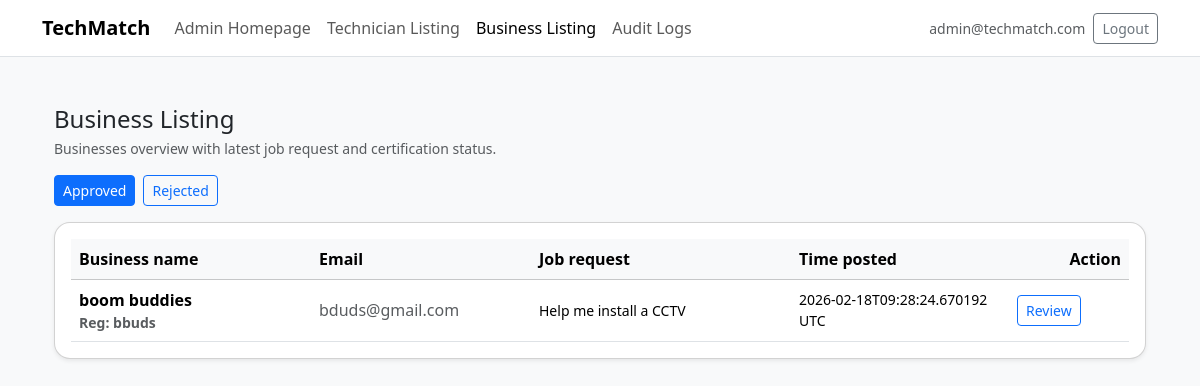
The app's page /admin/businesses (signed in) with its own data.
### tables this page shows
CREATE TABLE users (
    id INTEGER PRIMARY KEY AUTOINCREMENT,
    email TEXT NOT NULL UNIQUE,
    password_hash TEXT NOT NULL,
    role TEXT NOT NULL CHECK(role IN ('ADMIN','TECHNICIAN','BUSINESS')),
    is_active INTEGER NOT NULL DEFAULT 1,
    -- derived from verification workflow; kept for quick gating & UI consistency
    is_verified INTEGER NOT NULL DEFAULT 0,
    -- used for agency/admin created technician accounts
    force_password_change INTEGER NOT NULL DEFAULT 0,
    password_changed_at INTEGER,
    created_at INTEGER NOT NULL,
    last_login_at INTEGER
);

CREATE TABLE business_profiles (
    id INTEGER PRIMARY KEY AUTOINCREMENT,
    user_id INTEGER NOT NULL UNIQUE,
    company_name TEXT NOT NULL,
    registration_identifier TEXT NOT NULL,
    created_at INTEGER NOT NULL,
    FOREIGN KEY(user_id) REFERENCES users(id)
);

CREATE TABLE jobs (
    id INTEGER PRIMARY KEY AUTOINCREMENT,
    business_id INTEGER NOT NULL,
    title TEXT NOT NULL,
    description TEXT NOT NULL,
    service_category TEXT NOT NULL,
    hourly_rate_min INTEGER NOT NULL,
    hourly_rate_max INTEGER NOT NULL,
    location TEXT,
    start_date INTEGER,                -- new (Unix timestamp)
    end_date INTEGER,                  -- new (Unix timestamp)
    status TEXT NOT NULL CHECK(
        status IN (
            'OUTGOING',
            'ACTIVE',
            'PENDING_CONFIRMATION',
            'COMPLETED',
            'CANCELLED'
        )
    ),
    assigned_technician_id INTEGER,
    created_at INTEGER NOT NULL,
    updated_at INTEGER NOT NULL,
    FOREIGN KEY(business_id) REFERENCES users(id),
    FOREIGN KEY(assigned_technician_id) REFERENCES users(id)
);

### app/routes/admin_routes.py (the view)
@bp.get("/businesses")
@admin_required
def admin_businesses():
    status = (request.args.get("status") or "approved").upper().strip()
    if status not in ("APPROVED", "REJECTED"):
        status = "APPROVED"
    conn = get_db()
    rows = conn.execute(
        """
        SELECT
          bp.user_id AS business_user_id,
          bp.company_name AS business_name,
          u.email AS email,
          bp.registration_identifier AS registration_identifier,

          j.title AS latest_job_title,
          j.created_at AS latest_job_created_at,

          vr.id AS latest_verification_request_id,
          vr.status AS verification_status,
          vr.rejection_reason AS rejection_reason,

          (
            SELECT COUNT(*)
            FROM uploaded_documents d
            WHERE d.uploaded_by_user_id = bp.user_id
              AND d.document_type = 'BUSINESS_SUPPORT'
          ) AS business_cert_doc_count

        FROM business_profiles bp
        JOIN users u ON u.id = bp.user_id
        LEFT JOIN verification_requests vr
          ON vr.id = (
            SELECT vr2.id
            FROM verification_requests vr2
            WHERE vr2.user_id = bp.user_id
            ORDER BY vr2.submitted_at DESC
            LIMIT 1
          )
        LEFT JOIN jobs j
          ON j.id = (
            SELECT j2.id
            FROM jobs j2
            WHERE j2.business_id = bp.user_id
            ORDER BY j2.created_at DESC
            LIMIT 1
          )
        WHERE u.role = 'BUSINESS'
          AND u.is_active = 1
          AND vr.status = ?
        ORDER BY bp.company_name ASC
        """,
        (status,),
    ).fetchall()
    return render_template("admin/businesses.html", businesses=rows, status=status.lower(), fmt_ts=_fmt_ts)

### app/db.py (called while the page is built)
def get_db():
    if "db" not in g:
        g.db = sqlite3.connect(current_app.config["DATABASE"])
        g.db.row_factory = sqlite3.Row
    return g.db

### app/routes/admin_routes.py (called while the page is built)
def _fmt_ts(ts: int | None) -> str:
    if not ts:
        return "-"
    try:
        return datetime.utcfromtimestamp(int(ts)).strftime("%Y-%m-%d %H:%M:%S")
    except Exception:
        return str(ts)

### app/services/user_service.py (called while the page is built)
def get_user_by_id(user_id: int):
    db_path = current_app.config["DATABASE"]
    conn = sqlite3.connect(db_path)
    conn.row_factory = sqlite3.Row
    cur = conn.cursor()
    cur.execute("SELECT * FROM users WHERE id = ?", (user_id,))
    row = cur.fetchone()
    conn.close()
    return dict(row) if row else None

### templates/admin/businesses.html (shortened to what this page needs)
{% extends "base.html" %}
{% block content %}
<div class="container mt-4">
  <div class="d-flex justify-content-between align-items-center flex-wrap gap-2 mb-3">
    <div>
      <h1 class="h4 mb-1">Business Listing</h1>
      <div class="text-muted small">Businesses overview with latest job request and certification status.</div>
    </div>
  </div>
  <div class="d-flex gap-2 mb-3">
    <a class="btn btn-sm {% if status=='approved' %}btn-primary{% else %}btn-outline-primary{% endif %}"
       href="{{ url_for('admin.admin_businesses', status='approved') }}">Approved</a>
    <a class="btn btn-sm {% if status=='rejected' %}btn-primary{% else %}btn-outline-primary{% endif %}"
       href="{{ url_for('admin.admin_businesses', status='rejected') }}">Rejected</a>
  </div>
  <div class="card shadow-sm tm-card">
    <div class="card-body">
      <div class="table-responsive">
        {% if status == 'rejected' %}
          <table class="table align-middle mb-0">
            <thead class="table-light">
              <tr>
                <th style="min-width:260px;">Business name</th>
                <th style="min-width:220px;">Email</th>
                <th style="min-width:320px;">Reason for rejection</th>
                <th class="text-end" style="width:140px;">Action</th>
              </tr>
            </thead>
            <tbody>
              {% for b in businesses %}
                <tr>
                  <td class="fw-semibold">{{ b.business_name }}</td>
                  <td class="text-muted">{{ b.email }}</td>
                  <td class="small">{{ b.rejection_reason or '—' }}</td>
                  <td class="text-end">
                    {% if b.latest_verification_request_id %}
                      <a class="btn btn-sm btn-outline-primary"
                         href="{{ url_for('admin.review_view', request_id=b.latest_verification_request_id) }}">
                        Review
                      </a>
                    {% else %}
                      <span class="text-muted small">—</span>
                    {% endif %}
                  </td>
                </tr>
              {% else %}
                <tr><td colspan="4" class="text-center text-muted py-4">No rejected businesses found.</td></tr>
              {% endfor %}
            </tbody>
          </table>
        {% else %}
          <table class="table align-middle mb-0">
            <thead class="table-light">
              <tr>
                <th style="min-width:240px;">Business name</th>
                <th style="min-width:220px;">Email</th>
                <th style="min-width:260px;">Job request</th>
                <th style="min-width:180px;">Time posted</th>
                <th class="text-end" style="width:120px;">Action</th>
              </tr>
            </thead>
            <tbody>
              {% for b in businesses %}
                <tr>
                  <td class="fw-semibold">
                    {{ b.business_name }}
                    <div class="text-muted small">Reg: {{ b.registration_identifier }}</div>
                  </td>
                  <td class="text-muted">{{ b.email }}</td>
                  <td>
                    {% if b.latest_job_title %}
                      <div class="small">{{ b.latest_job_title }}</div>
                    {% else %}
                      <span class="text-muted">—</span>
                    {% endif %}
                  </td>
                  <td>
                    {% if b.latest_job_created_at %}
                      <div class="small">{{ fmt_ts(b.latest_job_created_at) }} UTC</div>
                    {% else %}
                      <span class="text-muted">—</span>
                    {% endif %}
                  </td>
                  <td>
                    {% if b.business_cert_doc_count and b.business_cert_doc_count|int > 0 and b.latest_verification_request_id %}
                      <a class="btn btn-sm btn-outline-primary"
                         href="{{ url_for('admin.review_view', request_id=b.latest_verification_request_id) }}">
                        Review
                      </a>
                    {% else %}
                      <span class="badge text-bg-secondary">None</span>
                    {% endif %}
                  </td>
                </tr>
              {% else %}
                <tr>
                  <td colspan="6" class="text-center text-muted py-4">No businesses found.</td>
                </tr>
              {% endfor %}
            </tbody>
          </table>
        {% endif %}
      </div>
    </div>
  </div>
</div>
{% endblock %}

### templates/base.html (shortened to what this page needs)
<!doctype html>
<html lang="en">
<head>
  <link href="https://cdn.jsdelivr.net/npm/bootstrap@5.3.3/dist/css/bootstrap.min.css" rel="stylesheet">
  <link rel="stylesheet" href="{{ url_for('static', filename='app.css') }}">
</head>
<body class="bg-light">
  <nav class="navbar navbar-expand-lg navbar-light bg-white border-bottom">
    <div class="container">
      {% if session and session.get('user_id') %}
        {% if session.get('role') == 'ADMIN' %}
          <a class="navbar-brand fw-semibold" href="{{ url_for('admin.homepage') }}">TechMatch</a>
        {% else %}
          <a class="navbar-brand fw-semibold" href="{{ url_for('user.homepage') }}">TechMatch</a>
        {% endif %}
      {% else %}
        <a class="navbar-brand fw-semibold" href="{{ url_for('auth.landing') }}">TechMatch</a>
      {% endif %}
      <div class="collapse navbar-collapse" id="tmNav">
        <ul class="navbar-nav me-auto mb-2 mb-lg-0">
          {% if session and session.get('user_id') %}
            {% if session.get('role') == 'ADMIN' %}
               <li class="nav-item">
            <a class="nav-link {% if request.path.startswith('/admin/homepage') %}active{% endif %}" href="{{ url_for('admin.homepage') }}">Admin Homepage</a>
          </li>
          <li class="nav-item">
            <a class="nav-link {% if request.path.startswith('/admin/technicians') %}active{% endif %}" href="{{ url_for('admin.admin_technicians') }}">Technician Listing</a>
          </li>
          <li class="nav-item">
            <a class="nav-link {% if request.path.startswith('/admin/businesses') %}active{% endif %}" href="{{ url_for('admin.admin_businesses') }}">Business Listing</a>
          </li>
          <li class="nav-item">
            <a class="nav-link {% if request.path.startswith('/admin/audit-logs') %}active{% endif %}" href="{{ url_for('admin.audit_logs') }}">Audit Logs</a>
          </li>
            {% endif %}
          {% endif %}
        </ul>
        <div class="d-flex gap-2 align-items-center">
          {% if session and session.get('user_id') %}
            <span class="text-muted small d-none d-lg-inline">{{ session.get('email') }}</span>
            <form method="post" action="{{ url_for('auth.logout') }}" class="m-0">
              <button class="btn btn-outline-secondary btn-sm" type="submit">Logout</button>
            </form>
          {% else %}
            <a class="btn btn-outline-primary btn-sm" href="{{ url_for('auth.login_get') }}">Login</a>
          {% endif %}
        </div>
      </div>
    </div>
  </nav>
  <main class="py-4">
    <div class="container">
      {% block content %}{% endblock %}
    </div>
  </main>
</body>
</html>

### static/app.css (style rules this page uses)
.tm-card { border-radius: 1rem; }

### records on screen
users: get "admin@techmatch.com"
business_profiles: business_name "boom buddies", registration_identifier "bbuds", email "bduds@gmail.com", latest_job_title "Help me install a CCTV"
jobs: created_at "2026-02-18T09:28:24.670192"
